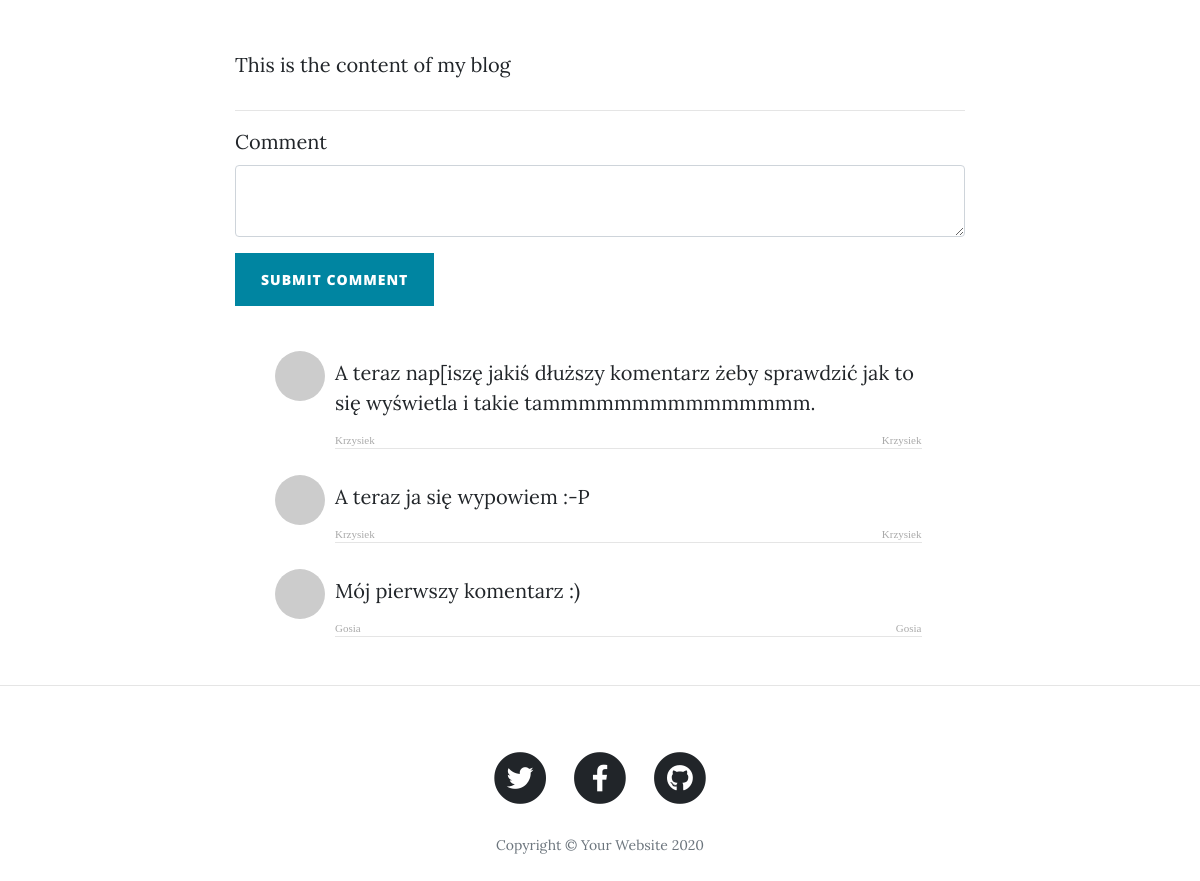
/post/1 (lower part), run on an earlier commit of the app's database.
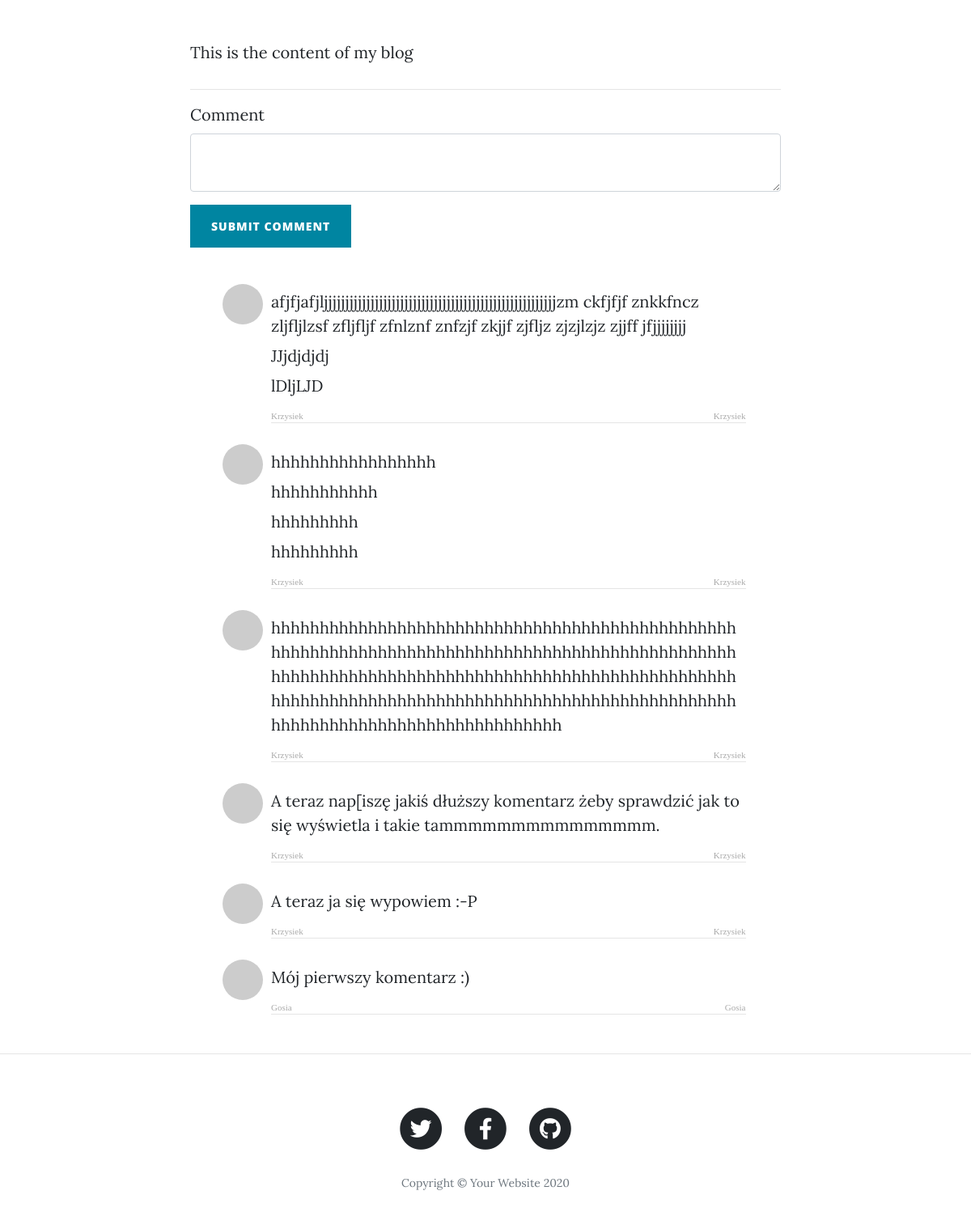
And on a later commit of the database.
### models.py (models this page shows)
class BlogPost(db.Model):
    __tablename__ = "blog_posts"
    id = db.Column(db.Integer, primary_key=True)
    author = relationship("User", back_populates="posts")
    author_id = db.Column(db.Integer, db.ForeignKey("users.id"))
    title = db.Column(db.String(250), unique=True, nullable=False)
    subtitle = db.Column(db.String(250), nullable=False)
    date = db.Column(db.String(250), nullable=False)
    body = db.Column(db.Text, nullable=False)
    img_url = db.Column(db.String(250), nullable=False)
    posts = relationship("Comment", back_populates="comment_post")

class Comment(db.Model):
    __tablename__ = "comments"
    id = db.Column(db.Integer, primary_key=True)
    text = db.Column(db.Text, nullable=False)
    comment_author = relationship("User", back_populates="comments")
    comment_author_id = db.Column(db.Integer, db.ForeignKey("users.id"))
    comment_post = relationship("BlogPost", back_populates="posts")
    post_id = db.Column(db.Integer, db.ForeignKey("blog_posts.id"))

class User(UserMixin, db.Model):
    __tablename__ = "users"
    id = db.Column(db.Integer, primary_key=True)
    email = db.Column(db.String(250), unique=True)
    password = db.Column(db.String(250))
    name = db.Column(db.String(250))
    posts = relationship("BlogPost", back_populates="author")
    comments = relationship("Comment", back_populates="comment_author")

### main.py (the view)
@app.route("/post/<int:post_id>", methods=["GET", "POST"])
def show_post(post_id):
    form = CommentForm()
    requested_post = BlogPost.query.get(post_id)
    if form.validate_on_submit():
        if current_user.is_authenticated:
            new_comment = Comment(
                text=form.comment.data,
                comment_author_id = current_user.id,
                post_id=post_id
            )
            db.session.add(new_comment)
            db.session.commit()
            return redirect(url_for("show_post", post_id=post_id))
        else:
            flash("You have to be logged in to leave a comment", category="warning")
            return redirect(url_for("login"))
    else:
        return render_template("post.html", post=requested_post, form=form)

### forms.py
class CommentForm(FlaskForm):
    comment = CKEditorField("Comment", validators=[DataRequired()])
    submit = SubmitField("Submit Comment")

### templates/post.html (shortened to what this page needs)
{% extends 'base.html' %}
{% import "bootstrap/wtf.html" as wtf %}
{% block main_content %}
<article>
  <div class="container">
    <div class="row">
      <div class="col-lg-8 col-md-10 mx-auto">
          {{ post.body|safe }}
          <hr>
          {{ wtf.quick_form(form, novalidate=True, button_map={"submit": "primary"}) }}
      </div>
      <div class="col-lg-8 col-md-10 mx-auto comment">
        <ul class="commentList">
          {% for comment in post.posts[::-1] %}
          <li>
              <div class="commenterImage">
                <img src="{{ comment.comment_author.email | gravatar }}"/>
              </div>
              <div class="commentText">
                <p>{{ comment.text|safe }}</p>
                <span class="username sub-text">{{ comment.comment_author.name }}</span>
                <span class="date-text sub-text">{{ comment.comment_author.name }}</span>
                <hr>
              </div>
          </li>
          {% endfor %}
        </ul>
    </div>
    </div>
  </div>
</article>
<hr>
{% endblock %}

### templates/base.html (shortened to what this page needs)
{% extends 'bootstrap/base.html' %}
{% block head %}
{% block styles %}
<link href="{{ url_for('static', filename='vendor/bootstrap/css/bootstrap.min.css') }}" rel="stylesheet">
<link href="{{ url_for('static', filename='vendor/fontawesome-free/css/all.min.css')}}" rel="stylesheet" type="text/css">
<link href="{{ url_for('static', filename='css/clean-blog.css')}}" rel="stylesheet">
{% endblock %}
{% endblock %}
{% block content %}
{% block main_content %}{% endblock %}
{% block footer %}
  <footer>
    <div class="container">
      <div class="row">
        <div class="col-lg-8 col-md-10 mx-auto">
          <ul class="list-inline text-center">
            <li class="list-inline-item">
              <a href="#">
                <span class="fa-stack fa-lg">
                  <i class="fas fa-circle fa-stack-2x"></i>
                  <i class="fab fa-twitter fa-stack-1x fa-inverse"></i>
                </span>
              </a>
            </li>
            <li class="list-inline-item">
              <a href="#">
                <span class="fa-stack fa-lg">
                  <i class="fas fa-circle fa-stack-2x"></i>
                  <i class="fab fa-facebook-f fa-stack-1x fa-inverse"></i>
                </span>
              </a>
            </li>
            <li class="list-inline-item">
              <a href="#">
                <span class="fa-stack fa-lg">
                  <i class="fas fa-circle fa-stack-2x"></i>
                  <i class="fab fa-github fa-stack-1x fa-inverse"></i>
                </span>
              </a>
            </li>
          </ul>
          <p class="copyright text-muted">Copyright &copy; Your Website 2020</p>
        </div>
      </div>
    </div>
  </footer>
{% endblock %}
{% endblock %}

### static/css/clean-blog.css (style rules this page uses)
body { font-size: 20px; color: #212529; font-family: 'Lora', 'Times New Roman', serif; }
p { line-height: 1.5; margin: 30px 0; }
a { color: #212529; transition: all 0.2s; }
.sub-text { color:#aaa; font-family:verdana; font-size:11px; }
.form-control { font-size: 1.2rem; font-family: "Helvetica Neue",Helvetica,Arial,sans-serif; }
footer { padding: 50px 0 65px; }
footer .list-inline { margin: 0; padding: 0; }
footer .copyright { font-size: 14px; margin-bottom: 0; text-align: center; }
.btn { font-size: 14px; font-weight: 800; padding: 15px 25px; letter-spacing: 1px; text-transform: uppercase; border-radius: 0; font-family: 'Open Sans', 'Helvetica Neue', Helvetica, Arial, sans-serif; }
.btn-primary { background-color: #0085A1; border-color: #0085A1; }
.username { float: left; }
.date-text { float: right; }
.comment { margin-top: 35px; }
.commentText { display: inline-block; width: 85%; }
.commentList { list-style:none; overflow: visible; }
.commentList li { margin-top:10px; }
.commenterImage { margin-right:10px; margin-bottom: 15px; float:left; }
.commenterImage img { width: 50px; height: 50px; border-radius:50%; }
.commentText p { margin:0; padding-bottom: 7px; width: 100%; overflow-wrap: break-word; }

What changed in the data, as far as the page shows it:
added Comment: text "afjfjafjljjjjjjjjjjjjjjjjjjjjjjjjjjjjjjjjjjjjjjjjjjjjjjjjjjjjjjjzm ckfjfjf znkkfncz zljfljlzsf zfljfljf zfnlznf znfzjf zkjjf zjfljz zjzjlzjz zjjff jfjjjjjjjj JJjdjdjdj lDljLJD", comment_author.name "Krzysiek"
added Comment: text "hhhhhhhhhhhhhhhhh hhhhhhhhhhh hhhhhhhhh hhhhhhhhh", comment_author.name "Krzysiek"
added Comment: text "hhhhhhhhhhhhhhhhhhhhhhhhhhhhhhhhhhhhhhhhhhhhhhhhhhhhhhhhhhhhhhhhhhhhhhhhhhhhhhhhhhhhhhhhhhhhhhhhhhhhhhhhhhhhhhhhhhhhhhhhhhhhhhhhhhhhhhhhhhhhhhhhhhhhhhhhhhhhhhhhhhhhhhhhhhhhhhhhhhhhhhhhhhhhhhhhhhhhhhhhhhhhhhhhhhhhhhhhhhhhhh", comment_author.name "Krzysiek"
